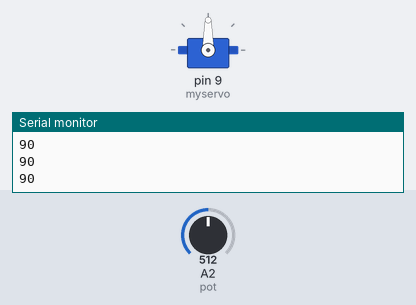
Simulated run of this sketch. Board: Arduino Nano, built with avr-gcc and run on an emulated ATmega328P. Parts: servo, the last lines printed to the serial monitor. The test bench sets the inputs (shaded band); at power-on: A2 (pot) = 512.

Above: at 1.2 s.
1.3 s: A2 (pot) set to 716
At 2.2 s:
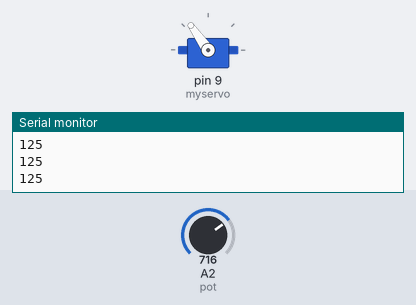
2.8 s: A2 (pot) set to 900
At 3.7 s:
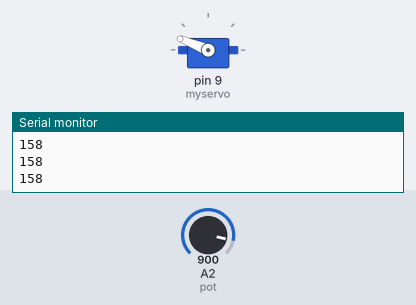
4.3 s: A2 (pot) set to 1023
At 4.6 s:
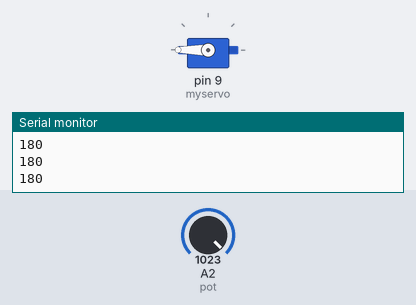
5.8 s: A2 (pot) set to 306
At 6.7 s:
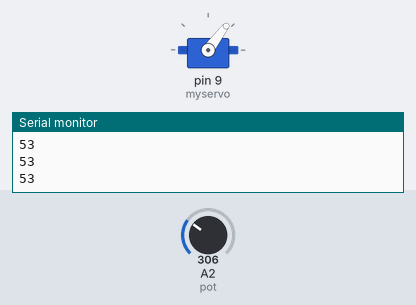
7.3 s: A2 (pot) set to 122
At 8.1 s:
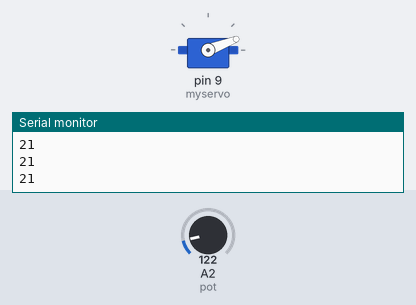
8.8 s: A2 (pot) set to 0
At 9.4 s:
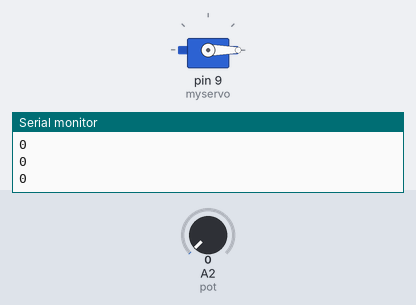
Timing chart, 0 to 11.3 s (numbered marks = the images above; inputs shaded):
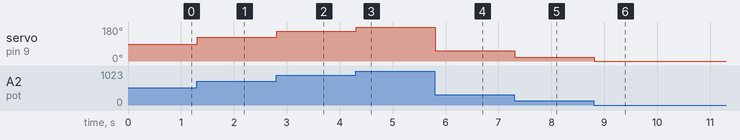

The sketch:

potentiometer-servo.ino
```cpp
#include <Servo.h>

/*
 *  Testing potentiometer
 *  GND to GND RAIL
 *  5V to + RAIL
 *  + on Potentiometer to + rail
 *  - on potentiometer to GND rail
 *  Note - potentiometer is 1k
 *  Middle wire on potentiometer to A2
 */

// constants
const byte pot = A2; //alias pin A2 to pot

// vars
int val = 0;

// instantiate servo
Servo myservo;  // create servo object to control a servo

void setup() {
  Serial.begin(9600);
  myservo.attach(9);  // attaches the servo on pin 9 to the servo object

}

void loop() {
  val = analogRead(pot);    // read the value from the sensor
  val = map(val, 0, 1023, 0, 180);     // scale it to use it with the servo (value between 0 and 180)
  myservo.write(val);                  // sets the servo position according to the scaled value
  Serial.println(val);
  delay(15);

}
```

Measured:
- after the input at 1.3 s, servo on pin 9 (myservo): 90° → 125° at once
- after the input at 2.8 s, servo on pin 9 (myservo): 125° → 158° at once
- after the input at 4.3 s, servo on pin 9 (myservo): 158° → 180° at once
- after the input at 5.8 s, servo on pin 9 (myservo): 180° → 53° at once
- after the input at 7.3 s, servo on pin 9 (myservo): 53° → 21° at once
- after the input at 8.8 s, servo on pin 9 (myservo): 21° → 0° at once
